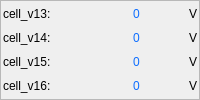
                  <widget class="QFrame" name="frame_cell16">
                   <property name="sizePolicy">
                    <sizepolicy hsizetype="Preferred" vsizetype="Fixed">
                     <horstretch>0</horstretch>
                     <verstretch>0</verstretch>
                    </sizepolicy>
                   </property>
                   <property name="styleSheet">
                    <string notr="true">QFrame#frame_cell16
{
border-radius:10px;
border:2px solid rgb(51, 211, 39)
} </string>
                   </property>
                   <property name="frameShape">
                    <enum>QFrame::StyledPanel</enum>
                   </property>
                   <property name="frameShadow">
                    <enum>QFrame::Raised</enum>
                   </property>
                   <layout class="QVBoxLayout" name="verticalLayout_13">
                    <property name="spacing">
                     <number>2</number>
                    </property>
                    <property name="leftMargin">
                     <number>2</number>
                    </property>
                    <property name="topMargin">
                     <number>2</number>
                    </property>
                    <property name="rightMargin">
                     <number>2</number>
                    </property>
                    <property name="bottomMargin">
                     <number>2</number>
                    </property>
                    <item>
                     <layout class="QHBoxLayout" name="horizontalLayout_43">
                      <property name="spacing">
                       <number>2</number>
                      </property>
                      <item>
                       <widget class="QLabel" name="label_72">
                        <property name="sizePolicy">
                         <sizepolicy hsizetype="Preferred" vsizetype="Preferred">
                          <horstretch>0</horstretch>
                          <verstretch>0</verstretch>
                         </sizepolicy>
                        </property>
                        <property name="minimumSize">
                         <size>
                          <width>0</width>
                          <height>0</height>
                         </size>
                        </property>
                        <property name="maximumSize">
                         <size>
                          <width>16777215</width>
                          <height>16777215</height>
                         </size>
                        </property>
                        <property name="text">
                         <string>cell_v13:</string>
                        </property>
                       </widget>
                      </item>
                      <item>
                       <widget class="QLabel" name="voltage_13">
                        <property name="sizePolicy">
                         <sizepolicy hsizetype="Fixed" vsizetype="Preferred">
                          <horstretch>0</horstretch>
                          <verstretch>0</verstretch>
                         </sizepolicy>
                        </property>
                        <property name="minimumSize">
                         <size>
                          <width>54</width>
                          <height>0</height>
                         </size>
                        </property>
                        <property name="maximumSize">
                         <size>
                          <width>54</width>
                          <height>16777215</height>
                         </size>
                        </property>
                        <property name="styleSheet">
                         <string notr="true">color: rgb(14, 110, 255);</string>
                        </property>
                        <property name="text">
                         <string>0</string>
                        </property>
                       </widget>
                      </item>
                      <item>
                       <widget class="QLabel" name="label_73">
                        <property name="sizePolicy">
                         <sizepolicy hsizetype="Fixed" vsizetype="Preferred">
                          <horstretch>0</horstretch>
                          <verstretch>0</verstretch>
                         </sizepolicy>
                        </property>
                        <property name="text">
                         <string>V</string>
                        </property>
                       </widget>
                      </item>
                     </layout>
                    </item>
                    <item>
                     <layout class="QHBoxLayout" name="horizontalLayout_44">
                      <property name="spacing">
                       <number>2</number>
                      </property>
                      <item>
                       <widget class="QLabel" name="label_74">
                        <property name="sizePolicy">
                         <sizepolicy hsizetype="Preferred" vsizetype="Preferred">
                          <horstretch>0</horstretch>
                          <verstretch>0</verstretch>
                         </sizepolicy>
                        </property>
                        <property name="minimumSize">
                         <size>
                          <width>0</width>
                          <height>0</height>
                         </size>
                        </property>
                        <property name="maximumSize">
                         <size>
                          <width>16777215</width>
                          <height>16777215</height>
                         </size>
                        </property>
                        <property name="text">
                         <string>cell_v14:</string>
                        </property>
                       </widget>
                      </item>
                      <item>
                       <widget class="QLabel" name="voltage_14">
                        <property name="sizePolicy">
                         <sizepolicy hsizetype="Fixed" vsizetype="Preferred">
                          <horstretch>0</horstretch>
                          <verstretch>0</verstretch>
                         </sizepolicy>
                        </property>
                        <property name="minimumSize">
                         <size>
                          <width>54</width>
                          <height>0</height>
                         </size>
                        </property>
                        <property name="maximumSize">
                         <size>
                          <width>54</width>
                          <height>16777215</height>
                         </size>
                        </property>
                        <property name="styleSheet">
                         <string notr="true">color: rgb(14, 110, 255);</string>
                        </property>
                        <property name="text">
                         <string>0</string>
                        </property>
                       </widget>
                      </item>
                      <item>
                       <widget class="QLabel" name="label_75">
                        <property name="sizePolicy">
                         <sizepolicy hsizetype="Fixed" vsizetype="Preferred">
                          <horstretch>0</horstretch>
                          <verstretch>0</verstretch>
                         </sizepolicy>
                        </property>
                        <property name="text">
                         <string>V</string>
                        </property>
                       </widget>
                      </item>
                     </layout>
                    </item>
                    <item>
                     <layout class="QHBoxLayout" name="horizontalLayout_45">
                      <property name="spacing">
                       <number>2</number>
                      </property>
                      <item>
                       <widget class="QLabel" name="label_76">
                        <property name="sizePolicy">
                         <sizepolicy hsizetype="Preferred" vsizetype="Preferred">
                          <horstretch>0</horstretch>
                          <verstretch>0</verstretch>
                         </sizepolicy>
                        </property>
                        <property name="minimumSize">
                         <size>
                          <width>0</width>
                          <height>0</height>
                         </size>
                        </property>
                        <property name="maximumSize">
                         <size>
                          <width>16777215</width>
                          <height>16777215</height>
                         </size>
                        </property>
                        <property name="text">
                         <string>cell_v15:</string>
                        </property>
                       </widget>
                      </item>
                      <item>
                       <widget class="QLabel" name="voltage_15">
                        <property name="sizePolicy">
                         <sizepolicy hsizetype="Fixed" vsizetype="Preferred">
                          <horstretch>0</horstretch>
                          <verstretch>0</verstretch>
                         </sizepolicy>
                        </property>
                        <property name="minimumSize">
                         <size>
                          <width>54</width>
                          <height>0</height>
                         </size>
                        </property>
                        <property name="maximumSize">
                         <size>
                          <width>54</width>
                          <height>16777215</height>
                         </size>
                        </property>
                        <property name="styleSheet">
                         <string notr="true">color: rgb(14, 110, 255);</string>
                        </property>
                        <property name="text">
                         <string>0</string>
                        </property>
                       </widget>
                      </item>
                      <item>
                       <widget class="QLabel" name="label_77">
                        <property name="sizePolicy">
                         <sizepolicy hsizetype="Fixed" vsizetype="Preferred">
                          <horstretch>0</horstretch>
                          <verstretch>0</verstretch>
                         </sizepolicy>
                        </property>
                        <property name="text">
                         <string>V</string>
                        </property>
                       </widget>
                      </item>
                     </layout>
                    </item>
                    <item>
                     <layout class="QHBoxLayout" name="horizontalLayout_46">
                      <property name="spacing">
                       <number>2</number>
                      </property>
                      <item>
                       <widget class="QLabel" name="label_78">
                        <property name="sizePolicy">
                         <sizepolicy hsizetype="Preferred" vsizetype="Preferred">
                          <horstretch>0</horstretch>
                          <verstretch>0</verstretch>
                         </sizepolicy>
                        </property>
                        <property name="minimumSize">
                         <size>
                          <width>0</width>
                          <height>0</height>
                         </size>
                        </property>
                        <property name="maximumSize">
                         <size>
                          <width>16777215</width>
                          <height>16777215</height>
                         </size>
                        </property>
                        <property name="text">
                         <string>cell_v16:</string>
                        </property>
                       </widget>
                      </item>
                      <item>
                       <widget class="QLabel" name="voltage_16">
                        <property name="sizePolicy">
                         <sizepolicy hsizetype="Fixed" vsizetype="Preferred">
                          <horstretch>0</horstretch>
                          <verstretch>0</verstretch>
                         </sizepolicy>
                        </property>
                        <property name="minimumSize">
                         <size>
                          <width>54</width>
                          <height>0</height>
                         </size>
                        </property>
                        <property name="maximumSize">
                         <size>
                          <width>54</width>
                          <height>16777215</height>
                         </size>
                        </property>
                        <property name="styleSheet">
                         <string notr="true">color: rgb(14, 110, 255);</string>
                        </property>
                        <property name="text">
                         <string>0</string>
                        </property>
                       </widget>
                      </item>
                      <item>
                       <widget class="QLabel" name="label_79">
                        <property name="sizePolicy">
                         <sizepolicy hsizetype="Fixed" vsizetype="Preferred">
                          <horstretch>0</horstretch>
                          <verstretch>0</verstretch>
                         </sizepolicy>
                        </property>
                        <property name="text">
                         <string>V</string>
                        </property>
                       </widget>
                      </item>
                     </layout>
                    </item>
                   </layout>
                  </widget>
